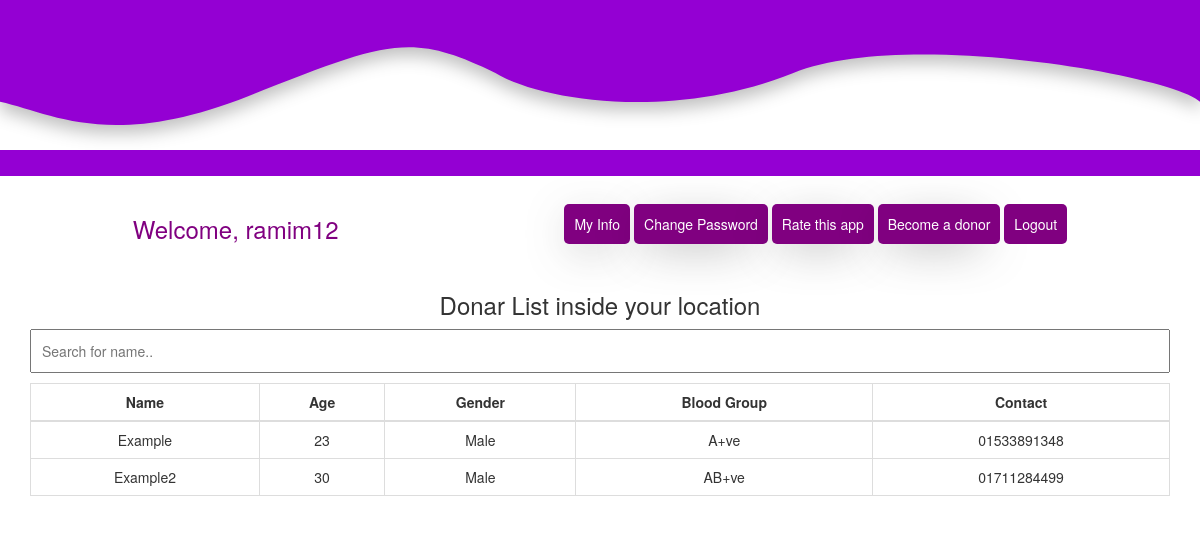
The page /home (signed in) on the database its author committed.
### tables this page shows
CREATE TABLE `user` (
  `Full Name` varchar(255) NOT NULL,
  `UserId` char(30) NOT NULL,
  `Password` varchar(255) NOT NULL,
  `Blood Group` varchar(20) NOT NULL,
  `Age` int(11) NOT NULL,
  `Gender` varchar(20) NOT NULL,
  `contact` char(30) NOT NULL,
  `Address` varchar(255) NOT NULL,
  `isdonor` tinyint(1) DEFAULT 0
);

### home/index.php (the view, shortened to what this page needs)
<?php
    $hisAddress = $_SESSION['address'];
    require("../connectiondb.php");
?>
<!DOCTYPE html>
<html lang="en">
<head>
    <link rel="stylesheet" href="https://maxcdn.bootstrapcdn.com/bootstrap/3.4.1/css/bootstrap.min.css">
</head>
<body>
    <nav>
    </nav>
    <div class="navu">
        <h3 >Welcome, <?php echo $_SESSION['userid']; ?> </h3>
         <div class="allbuttons">
         <button onclick="myinfo();">My Info</button>
         <button onclick="changepass();">Change Password</button>
         <button onclick="addReview();">Rate this app</button>
        <?php
            $userid = $_SESSION['userid'];
            $reallydonor = "SELECT isdonor FROM user WHERE userid='$userid'";
            $check1 = mysqli_query($con,$reallydonor);
            $theArray = mysqli_fetch_array($check1);
            if($theArray[0] == 1){
                echo "<span class='donor-span'>You are donor!</span>";
            }else{
                echo "<button onclick='becomeADonor();'>Become a donor</button>";
            }
        ?>
         <a class="logout" href="logout.php">Logout</a>
         </div>
    </div>
    <div class="search-box">
        <div class="container">
                <h3 style="text-align: center;">Donar List inside your location</h3>
                <div class="search-user-id">
                    <input id="search-id-input" onkeyup="searchname()" type="text" placeholder="Search for name..">
                </div>
                <table id="myTable" class="table table-bordered">
                    <th>Name</th>
                    <th>Age</th>
                    <th>Gender</th>
                    <th>Blood Group</th>
                    <th>Contact</th>
                    <tbody>
                    <?php
                            $finddonor = "SELECT * FROM user WHERE isdonor=1 AND Address='$hisAddress'";
                            $ooresult = mysqli_query($con,$finddonor);
                            if (mysqli_num_rows($ooresult) > 0) {
                                while($row = mysqli_fetch_assoc($ooresult)) {
                                  echo "<tr> <td>" . $row['Full Name'] . " </td>";
                                  echo "<td>". $row['Age'] ."</td>";
                                  echo "<td>". $row['Gender'] ."</td>";
                                  echo "<td>". $row['Blood Group'] ."</td>";
                                  echo "<td>". $row['contact'] ."</td>";
                                  echo "</tr>";
                                }
                              }
                        ?>
                    </tbody>
                </table>
        </div>
    </div>
</body>
</html>

### home/index.php (style rules this page uses)
* { margin: 0; padding: 0; box-sizing: border-box; }
table th,table td { text-align: center; }
.logout { text-decoration: none; padding: 1rem; background-color: purple; color: white; border: none; border-radius: 5px; }
button { padding: 1rem; background-color: purple; color: white; border: none; border-radius: 5px; -webkit-box-shadow: -5px 10px 47px -15px rgba(0,0,0,0.75); -moz-box-shadow: -5px 10px 47px -15px rgba(0,0,0,0.75); box-shadow: -5px 10px 47px -15px rgba(0,0,0,0.75); }
nav { display: flex; justify-content: space-around; align-items: flex-start; padding: 2rem; height: 176px; background-image: url("../assets/nav.svg"); background-size: contain; color: white; }
.navu { display: flex; justify-content: space-around; align-items: center; padding: 2rem; color: purple; }
.search-user-id { margin-bottom: 10px; }
.search-user-id input { padding: 10px; width: 100%; }

### rows shown on the page
user: Full Name "Example", Age "23", Gender "Male", Blood Group "A+ve", contact "01533891348"
user: Full Name "Example2", Age "30", Gender "Male", Blood Group "AB+ve", contact "01711284499"

### other values the page prints
$_SESSION['userid'] "ramim12"
